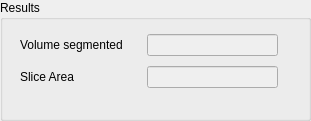
   <widget class="QGroupBox" name="groupBox_2" >
    <property name="geometry" >
     <rect>
      <x>10</x>
      <y>510</y>
      <width>311</width>
      <height>121</height>
     </rect>
    </property>
    <property name="title" >
     <string>Results</string>
    </property>
    <widget class="QWidget" name="layoutWidget" >
     <property name="geometry" >
      <rect>
       <x>20</x>
       <y>30</y>
       <width>258</width>
       <height>62</height>
      </rect>
     </property>
     <layout class="QVBoxLayout" >
      <property name="margin" >
       <number>0</number>
      </property>
      <property name="spacing" >
       <number>6</number>
      </property>
      <item>
       <layout class="QHBoxLayout" >
        <property name="margin" >
         <number>0</number>
        </property>
        <property name="spacing" >
         <number>6</number>
        </property>
        <item>
         <widget class="QLabel" name="label_9" >
          <property name="minimumSize" >
           <size>
            <width>121</width>
            <height>0</height>
           </size>
          </property>
          <property name="maximumSize" >
           <size>
            <width>121</width>
            <height>16777215</height>
           </size>
          </property>
          <property name="text" >
           <string>Volume segmented</string>
          </property>
         </widget>
        </item>
        <item>
         <widget class="QLineEdit" name="m_totalVolume" >
          <property name="enabled" >
           <bool>false</bool>
          </property>
         </widget>
        </item>
       </layout>
      </item>
      <item>
       <layout class="QHBoxLayout" >
        <property name="margin" >
         <number>0</number>
        </property>
        <property name="spacing" >
         <number>6</number>
        </property>
        <item>
         <widget class="QLabel" name="label_10" >
          <property name="minimumSize" >
           <size>
            <width>121</width>
            <height>0</height>
           </size>
          </property>
          <property name="maximumSize" >
           <size>
            <width>121</width>
            <height>16777215</height>
           </size>
          </property>
          <property name="text" >
           <string>Slice Area</string>
          </property>
         </widget>
        </item>
        <item>
         <widget class="QLineEdit" name="m_sliceArea" >
          <property name="enabled" >
           <bool>false</bool>
          </property>
         </widget>
        </item>
       </layout>
      </item>
     </layout>
    </widget>
   </widget>
